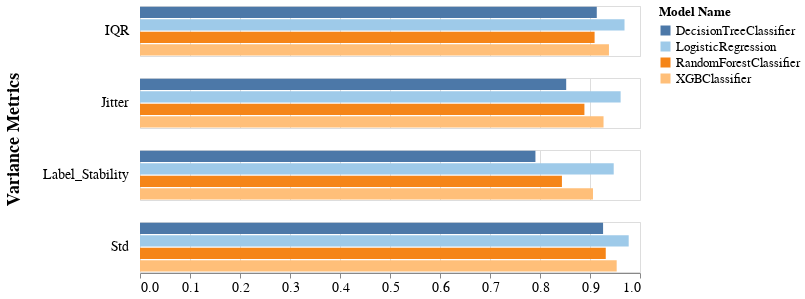

The notebook cell this image was saved under:
### Code cell
visualizer.create_overall_metrics_bar_char(
    metrics_names=['Label_Stability'],
    reversed_metrics_names=['Std', 'IQR', 'Jitter'],
    metrics_title="Variance Metrics"
)

### Figure 1 — Vega-Lite specification as saved in the notebook (floating-point values rounded to 4 significant figures)
{"config": {"view": {"continuousWidth": 400, "continuousHeight": 300}, "axis": {"labelFontSize": 14, "titleFontSize": 18}, "headerRow": {"labelAlign": "left", "labelAngle": 0, "labelFontSize": 14, "labelPadding": 10, "titleFontSize": 18}}, "data": {"name": "data-ffaa61daedcba4eb545f178bdbb48e88"}, "mark": "bar", "encoding": {"color": {"field": "model_name", "legend": {"labelFontSize": 13, "title": "Model Name", "titleFontSize": 13}, "scale": {"scheme": "tableau20"}, "type": "nominal"}, "row": {"field": "metric", "title": "Variance Metrics", "type": "nominal"}, "x": {"axis": {"grid": true}, "field": "overall", "title": "", "type": "quantitative"}, "y": {"axis": null, "field": "model_name", "type": "nominal"}}, "height": 50, "width": 500, "$schema": "https://vega.github.io/schema/vega-lite/v4.17.0.json", "datasets": {"data-ffaa61daedcba4eb545f178bdbb48e88": [{"overall": 0.9136, "metric": "IQR", "model_name": "DecisionTreeClassifier"}, {"overall": 0.8524, "metric": "Jitter", "model_name": "DecisionTreeClassifier"}, {"overall": 0.7909, "metric": "Label_Stability", "model_name": "DecisionTreeClassifier"}, {"overall": 0.9262, "metric": "Std", "model_name": "DecisionTreeClassifier"}, {"overall": 0.969, "metric": "IQR", "model_name": "LogisticRegression"}, {"overall": 0.9613, "metric": "Jitter", "model_name": "LogisticRegression"}, {"overall": 0.9474, "metric": "Label_Stability", "model_name": "LogisticRegression"}, {"overall": 0.9774, "metric": "Std", "model_name": "LogisticRegression"}, {"overall": 0.9092, "metric": "IQR", "model_name": "RandomForestClassifier"}, {"overall": 0.8888, "metric": "Jitter", "model_name": "RandomForestClassifier"}, {"overall": 0.8438, "metric": "Label_Stability", "model_name": "RandomForestClassifier"}, {"overall": 0.9315, "metric": "Std", "model_name": "RandomForestClassifier"}, {"overall": 0.9379, "metric": "IQR", "model_name": "XGBClassifier"}, {"overall": 0.9271, "metric": "Jitter", "model_name": "XGBClassifier"}, {"overall": 0.906, "metric": "Label_Stability", "model_name": "XGBClassifier"}, {"overall": 0.9534, "metric": "Std", "model_name": "XGBClassifier"}]}}
